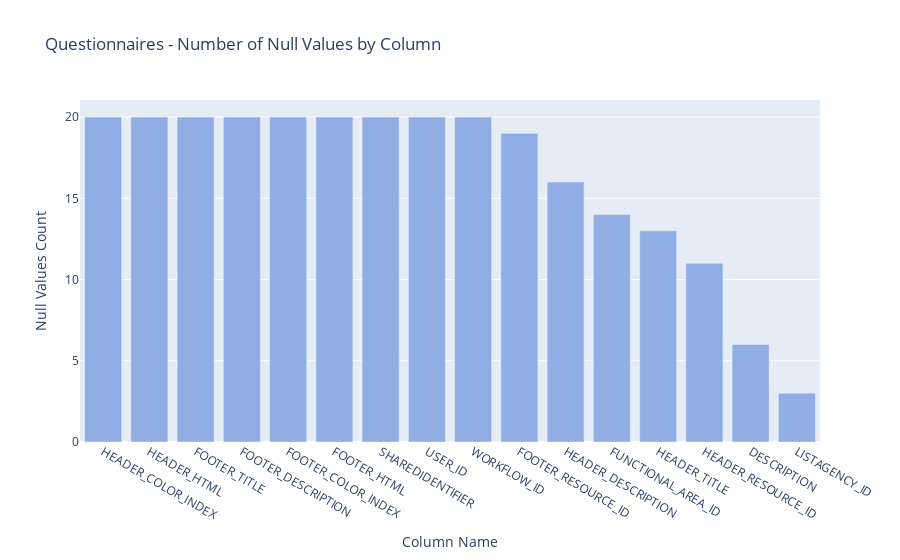

Notebook source saved alongside this figure:
### Code cell
vis.plot_null_values(questionnaires_null_count, "Questionnaires", color="#90AEE4")

### Figure 1 — Plotly figure (JSON) as saved in the notebook; plotly's stock layout.template omitted (floating-point values rounded to 4 significant figures)
{"data": [{"marker": {"color": "#90AEE4"}, "type": "bar", "x": ["HEADER_COLOR_INDEX", "HEADER_HTML", "FOOTER_TITLE", "FOOTER_DESCRIPTION", "FOOTER_COLOR_INDEX", "FOOTER_HTML", "SHAREDIDENTIFIER", "USER_ID", "WORKFLOW_ID", "FOOTER_RESOURCE_ID", "HEADER_DESCRIPTION", "FUNCTIONAL_AREA_ID", "HEADER_TITLE", "HEADER_RESOURCE_ID", "DESCRIPTION", "LISTAGENCY_ID"], "y": [20, 20, 20, 20, 20, 20, 20, 20, 20, 19, 16, 14, 13, 11, 6, 3]}], "layout": {"title": {"text": "Questionnaires - Number of Null Values by Column"}, "xaxis": {"title": {"text": "Column Name"}}, "yaxis": {"title": {"text": "Null Values Count"}}}}
